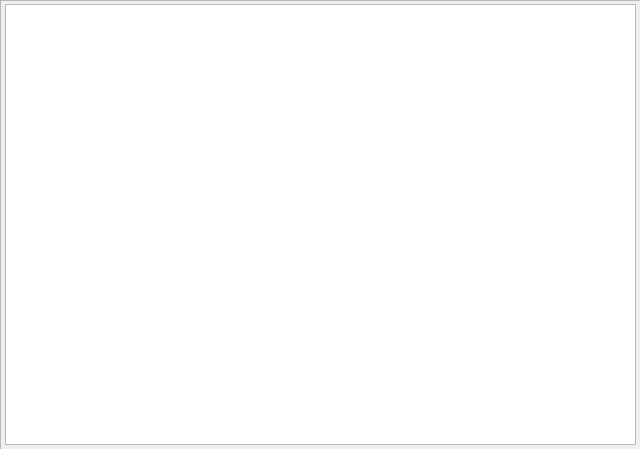
<?xml version="1.0" encoding="UTF-8"?>
<ui version="4.0">
 <class>Dialog</class>
 <widget class="QDialog" name="Dialog">
  <property name="geometry">
   <rect>
    <x>0</x>
    <y>0</y>
    <width>640</width>
    <height>449</height>
   </rect>
  </property>
  <property name="windowTitle">
   <string>Dialog</string>
  </property>
  <widget class="QFrame" name="frame">
   <property name="geometry">
    <rect>
     <x>0</x>
     <y>0</y>
     <width>651</width>
     <height>461</height>
    </rect>
   </property>
   <property name="frameShape">
    <enum>QFrame::StyledPanel</enum>
   </property>
   <property name="frameShadow">
    <enum>QFrame::Raised</enum>
   </property>
   <widget class="QTextEdit" name="textEdit">
    <property name="geometry">
     <rect>
      <x>5</x>
      <y>4</y>
      <width>631</width>
      <height>441</height>
     </rect>
    </property>
   </widget>
  </widget>
 </widget>
 <resources/>
 <connections/>
</ui>
